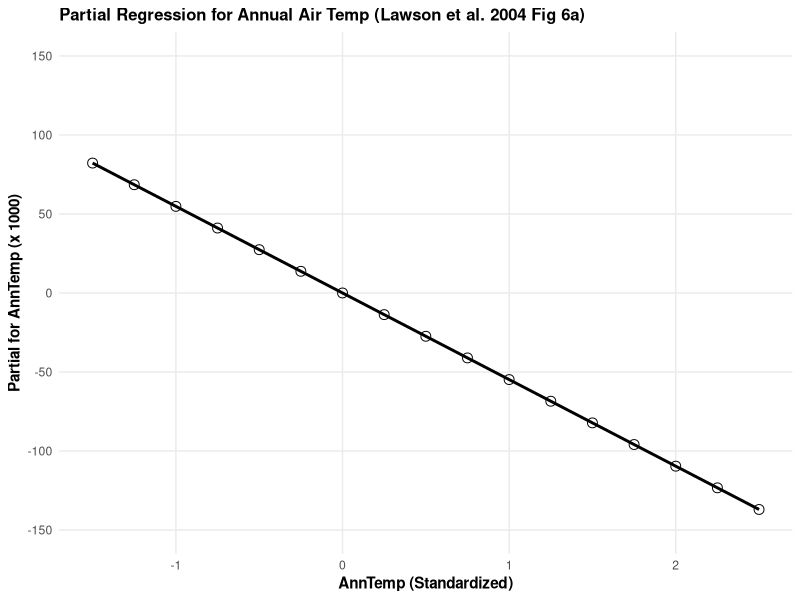

Source code (R):
# Lawson, P. W., Logerwell, E. A., Mantua, N. J., Francis, R. C., & Agostini, V. N. (2004). 
# Environmental factors influencing freshwater survival and smolt production in Pacific Northwest coho salmon (Oncorhynchus kisutch). 
# Canadian Journal of Fisheries and Aquatic Sciences, 61(3), 360–373.
# Lawson et al. 2004: Queets Coho smolt production vs. annual air temp
# Table 6, Figure 6a

# Load necessary library
library(ggplot2)

# 1. Define ONLY the Annual Air Temperature coefficient from Lawson et al. 2004 (Table 6)
# We ignore the intercept and winter flow to match the partial regression plot
coeff_temp <- -54.8

# 2. Generate the stressor values (Annual Air Temperature, z-score)
# Fig 6a shows the data bounds roughly between -1.5 and 2.5
stressor_x <- seq(-1.5, 2.5, by = 0.25)

# Calculate the raw partial effect 
# (For a purely linear GAM term without an intercept, it naturally centers at 0,0)
response_y <- coeff_temp * stressor_x

# 3. Format dataframe
srf7_partial_data <- data.frame(
  curve.id = rep("Lawson2004_7_Partial", length(stressor_x)),
  stressor.label = rep("Annual_Air_Temperature", length(stressor_x)),
  stressor.x = stressor_x,
  units.x = rep("z-score", length(stressor_x)),
  response.label = rep("Partial_Effect_on_Smolts", length(stressor_x)),
  response.y = round(response_y, 2),
  units.y = rep("partial_contribution", length(stressor_x))
)

# Print the formatted data to the console
print(srf7_partial_data)

# Export directly to CSV
write.csv(srf7_partial_data, "Lawson2004_SRF7_Partial.csv", row.names = FALSE)

# 4. Generate a Plot matching Figure 6a
srf7_partial_plot <- ggplot(srf7_partial_data, aes(x = stressor.x, y = response.y)) +
  geom_line(color = "black", size = 1) +
  geom_point(shape = 1, size = 3) +
  labs(
    title = "Partial Regression for Annual Air Temp (Lawson et al. 2004 Fig 6a)",
    x = "AnnTemp (Standardized)",
    y = "Partial for AnnTemp (x 1000)"
  ) +
  scale_y_continuous(limits = c(-150, 150), breaks = seq(-150, 150, by = 50)) +
  theme_minimal() +
  theme(
    plot.title = element_text(face = "bold", size = 12),
    axis.title = element_text(face = "bold"),
    panel.grid.minor = element_blank()
  )

print(srf7_partial_plot)
